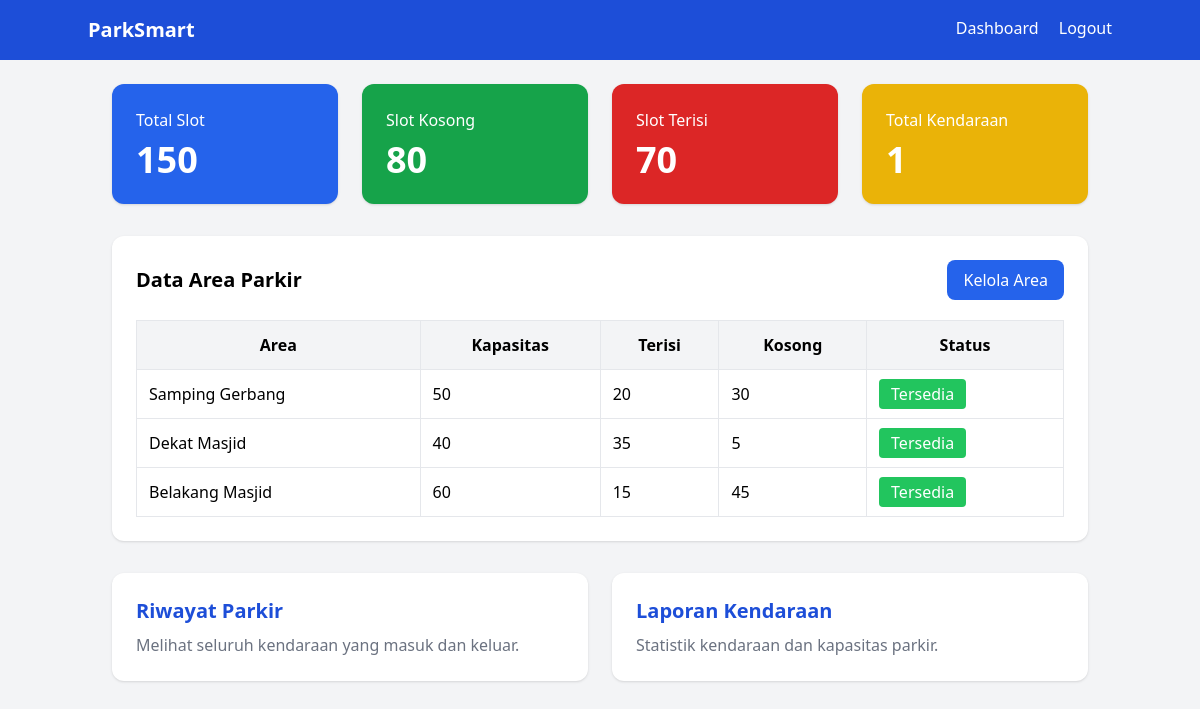
Page /admin (signed in) on the committed database.
### tables this page shows
CREATE TABLE area_parkir(
        id INTEGER PRIMARY KEY AUTOINCREMENT,
        nama_area TEXT,
        kapasitas INTEGER,
        terisi INTEGER
    );

### app.py (the view)
@app.route("/admin")
def admin():
    if session.get("role") != "admin": return redirect("/dashboard")
    conn = get_db()
    area = conn.execute("SELECT * FROM area_parkir").fetchall()
    total = sum(a["kapasitas"] for a in area)
    terisi = sum(a["terisi"] for a in area)
    kendaraan = conn.execute("SELECT COUNT(*) FROM riwayat").fetchone()[0]
    conn.close()
    return render_template("admin.html", area=area, total=total, terisi=terisi, kosong=total-terisi, kendaraan=kendaraan)

### app.py (called while the page is built)
def get_db():
    conn = sqlite3.connect(DATABASE)
    conn.row_factory = sqlite3.Row
    return conn

### templates/admin.html (shortened to what this page needs)
{% extends "layout.html" %}
{% block content %}
<div class="grid grid-cols-1 md:grid-cols-4 gap-6 mb-8">
    <div class="bg-blue-600 text-white rounded-xl p-6 shadow">
        <p>Total Slot</p>
        <h1 class="text-4xl font-bold mt-2">
            {{ total }}
        </h1>
    </div>
    <div class="bg-green-600 text-white rounded-xl p-6 shadow">
        <p>Slot Kosong</p>
        <h1 class="text-4xl font-bold mt-2">
            {{ kosong }}
        </h1>
    </div>
    <div class="bg-red-600 text-white rounded-xl p-6 shadow">
        <p>Slot Terisi</p>
        <h1 class="text-4xl font-bold mt-2">
            {{ terisi }}
        </h1>
    </div>
    <div class="bg-yellow-500 text-white rounded-xl p-6 shadow">
        <p>Total Kendaraan</p>
        <h1 class="text-4xl font-bold mt-2">
            {{ kendaraan }}
        </h1>
    </div>
</div>
<div class="bg-white rounded-xl shadow p-6">
    <div class="flex justify-between items-center mb-5">
        <h2 class="text-xl font-bold">
            Data Area Parkir
        </h2>
        <a href="/area"
        class="bg-blue-600 text-white px-4 py-2 rounded-lg">
            Kelola Area
        </a>
    </div>
    <table class="w-full border">
        <thead class="bg-gray-100">
            <tr>
                <th class="border p-3">Area</th>
                <th class="border p-3">Kapasitas</th>
                <th class="border p-3">Terisi</th>
                <th class="border p-3">Kosong</th>
                <th class="border p-3">Status</th>
            </tr>
        </thead>
        <tbody>
            {% for a in area %}
            <tr>
                <td class="border p-3">
                    {{ a["nama_area"] }}
                </td>
                <td class="border p-3">
                    {{ a["kapasitas"] }}
                </td>
                <td class="border p-3">
                    {{ a["terisi"] }}
                </td>
                <td class="border p-3">
                    {{ a["kapasitas"]-a["terisi"] }}
                </td>
                <td class="border p-3">
                    {% if a["terisi"] >= a["kapasitas"] %}
                    <span class="bg-red-500 text-white px-3 py-1 rounded">
                        Penuh
                    </span>
                    {% else %}
                    <span class="bg-green-500 text-white px-3 py-1 rounded">
                        Tersedia
                    </span>
                    {% endif %}
                </td>
            </tr>
            {% endfor %}
        </tbody>
    </table>
</div>
<div class="grid md:grid-cols-2 gap-6 mt-8">
    <a href="/riwayat"
    class="bg-white rounded-xl shadow p-6 hover:shadow-lg">
        <h2 class="text-xl font-bold text-blue-700">
            Riwayat Parkir
        </h2>
        <p class="text-gray-500 mt-2">
            Melihat seluruh kendaraan yang masuk dan keluar.
        </p>
    </a>
    <a href="/laporan"
    class="bg-white rounded-xl shadow p-6 hover:shadow-lg">
        <h2 class="text-xl font-bold text-blue-700">
            Laporan Kendaraan
        </h2>
        <p class="text-gray-500 mt-2">
            Statistik kendaraan dan kapasitas parkir.
        </p>
    </a>
</div>
{% endblock %}

### rows in the picture
area_parkir: nama_area "Samping Gerbang", kapasitas "50", terisi "20", a['kapasitas']-a['terisi'] "30", shows "Tersedia"
area_parkir: nama_area "Dekat Masjid", kapasitas "40", terisi "35", a['kapasitas']-a['terisi'] "5", shows "Tersedia"
area_parkir: nama_area "Belakang Masjid", kapasitas "60", terisi "15", a['kapasitas']-a['terisi'] "45", shows "Tersedia"

### other values in the picture
{{ total }} "150"
{{ kosong }} "80"
{{ terisi }} "70"
{{ kendaraan }} "1"
